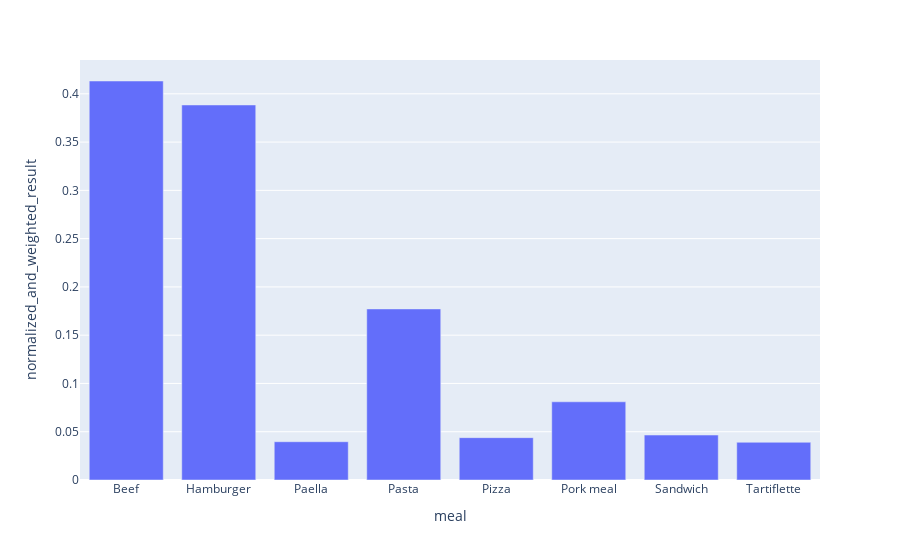

Notebook code cell kept with this figure:
### Code cell
#same chart with plotly

fig = px.bar(single_scores, x = single_scores.index, y = single_scores.normalized_and_weighted_result)
fig.show()

### Figure 1 — Plotly figure (JSON) as saved in the notebook; plotly's stock layout.template omitted (floating-point values rounded to 4 significant figures)
{"data": [{"alignmentgroup": "True", "hovertemplate": "meal=%{x}<br>normalized_and_weighted_result=%{y}<extra></extra>", "legendgroup": "", "marker": {"color": "#636efa"}, "name": "", "offsetgroup": "", "orientation": "v", "showlegend": false, "textposition": "auto", "type": "bar", "x": ["Beef", "Hamburger", "Paella", "Pasta", "Pizza", "Pork meal", "Sandwich", "Tartiflette"], "xaxis": "x", "y": [0.4133, 0.3884, 0.03964, 0.1772, 0.04385, 0.08101, 0.04656, 0.03906], "yaxis": "y"}], "layout": {"barmode": "relative", "legend": {"tracegroupgap": 0}, "margin": {"t": 60}, "xaxis": {"anchor": "y", "domain": [0, 1], "title": {"text": "meal"}}, "yaxis": {"anchor": "x", "domain": [0, 1], "title": {"text": "normalized_and_weighted_result"}}}}
